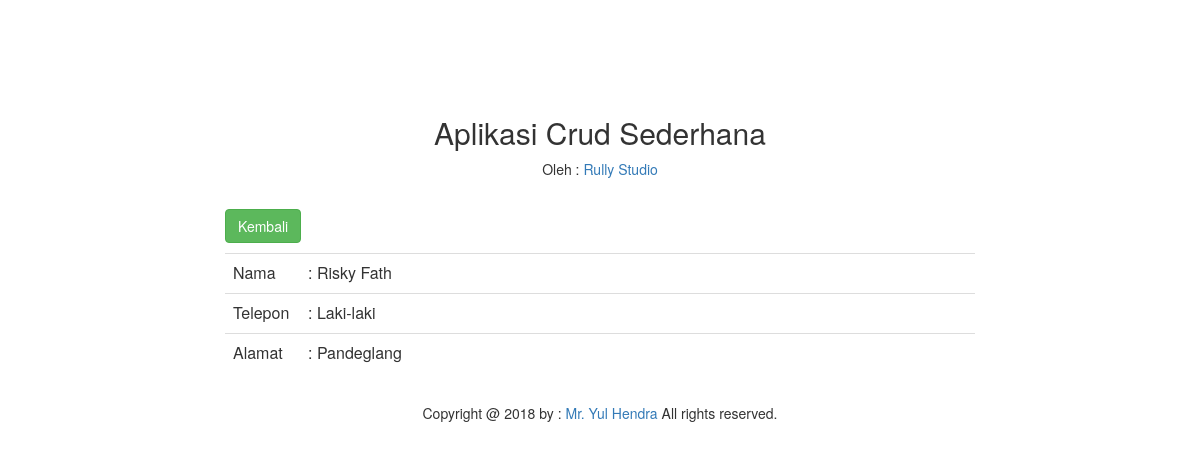
/detail.php?id=1212121212, run on the app's committed database.
### tables this page shows
CREATE TABLE `mahasiswa` (
  `npm` varchar(12) NOT NULL,
  `nama` varchar(35) NOT NULL,
  `jk` varchar(15) NOT NULL,
  `prodi` varchar(30) NOT NULL,
  `nohp` varchar(15) NOT NULL,
  `alamat` text NOT NULL
);

### detail.php (the view, shortened to what this page needs)
<html>
<head>
<link rel="stylesheet" href="style/bootstrap.min.css" />
</head>
<body>
<?php
	include"koneksi.php";
	$data = mysqli_query ($koneksi, " SELECT
											npm,
											nama,
											jk,
											prodi,
											nohp,
											alamat
									  from
									  mahasiswa
									  where npm = $_GET[id]");
	$row = mysqli_fetch_array ($data);
?>
<div class="container" style="margin-top:8%">
	<div class="row">
		<div class="col-md-8 col-md-offset-2">
			<p>
				<center>
					<h2>Aplikasi Crud Sederhana</h2>
					Oleh : <a href="https://www.facebook.com.pendeta.mokong" target="_blank">Rully Studio</a>
				</center>
			</p>
			<br>
			<p>
				<a class="btn btn-success" href="index.php">Kembali</a>
			</p>
			<table class="table table-stripped">
				<tr>
					<td style="width:10%;">
						Nama
					</td>
					<td>
						: <?php echo $row['nama']; ?>
					</td>
				</tr>
				<tr>
					<td>
						Telepon
					</td>
					<td>
						: <?php echo $row['jk']; ?>
					</td>
				</tr>
				<tr>
					<td>
						Alamat
					</td>
					<td>
						: <?php echo $row['alamat']; ?>
					</td>
				</tr>
			</table>
		</div>
	</div>
	<p>
	<center>Copyright @ 2018 by : <a href="https://www.facebook.com.pendeta.mokong" target="_blank">Mr. Yul Hendra</a> All rights reserved.</center>
	</p>
</div>
</body>
</html>

### data on the page
mahasiswa: nama "Risky Fath", jk "Laki-laki", alamat "Pandeglang"
